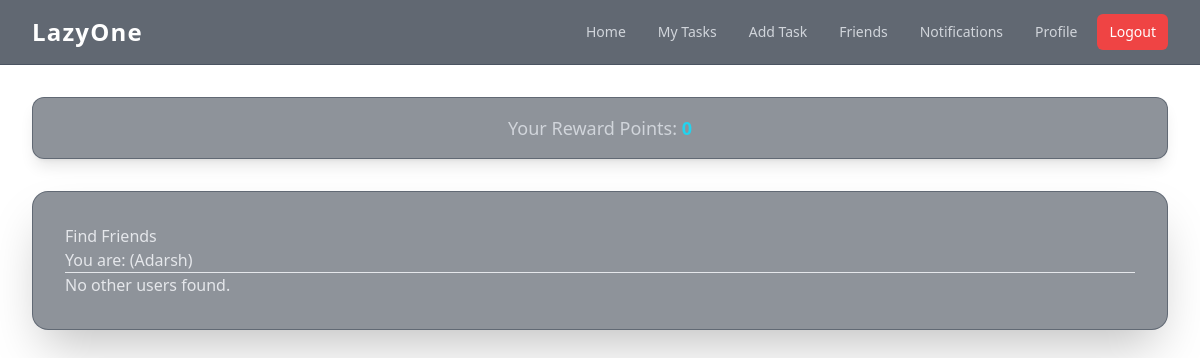
Page /users/ (signed in) on the earlier database version.
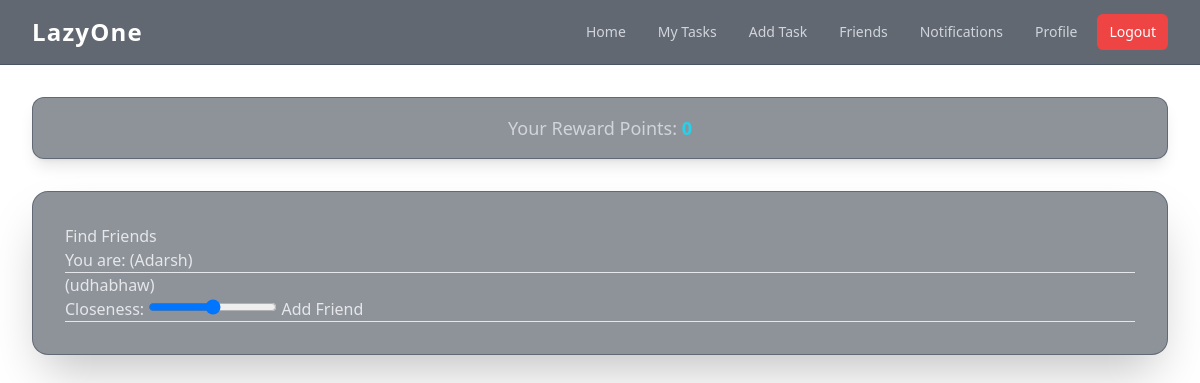
Same page on the later database version.
### basic/models.py (models this page shows, shortened)
class UserProfile(models.Model):
    user = models.OneToOneField(User, on_delete=models.CASCADE)
    bio = models.CharField(max_length=300,blank=True)
    first_name = models.CharField(max_length=50, blank=True)
    last_name = models.CharField(max_length=50, blank=True)
    college = models.CharField(max_length=100, blank=True)
    room_no = models.CharField(max_length=20, blank=True)
    major = models.CharField(max_length=100, blank=True)
    hostel = models.CharField(max_length=100, blank=True)
    roll_no = models.CharField(max_length=100, blank=True)
    batch = models.IntegerField(default=2029)
    friends = models.ManyToManyField('self', blank=True)
    rewards = models.IntegerField(default=1500)
    phone_number = models.CharField(max_length=20, blank=True)
    is_phone_verified = models.BooleanField(default=False)
    instagram_username = models.CharField(max_length=100, blank=True)
    is_instagram_verified = models.BooleanField(default=False)
    firebase_uid = models.CharField(max_length=128, blank=True, null=True, unique=True)

### basic/views.py (the view)
# urls.py: path('users/', views.user_list, name='user_list'),
@login_required(login_url='/login')
def user_list(request):
    user_profile = get_object_or_404(UserProfile, user=request.user)
    current_friends = user_profile.friends.all().values_list('user__id', flat=True)
    sent_requests = FriendRequest.objects.filter(from_user=request.user).values_list('to_user_id', flat=True)
    received_requests = FriendRequest.objects.filter(to_user=request.user).values_list('from_user_id', flat=True)
    exclude_ids = set(current_friends) | set(sent_requests) | set(received_requests)
    exclude_ids.add(request.user.id)
    users = UserProfile.objects.exclude(user__id__in=exclude_ids)
    return render(request, 'user_list.html', {'users': users})

### basic/context_processors.py (called while the page is built)
def firebase_keys(request):
    return {
        'FIREBASE_API_KEY': settings.FIREBASE_API_KEY,
        'FIREBASE_AUTH_DOMAIN': settings.FIREBASE_AUTH_DOMAIN,
        'FIREBASE_PROJECT_ID': settings.FIREBASE_PROJECT_ID,
        'FIREBASE_STORAGE_BUCKET': settings.FIREBASE_STORAGE_BUCKET,
        'FIREBASE_MESSAGING_SENDER_ID': settings.FIREBASE_MESSAGING_SENDER_ID,
        'FIREBASE_APP_ID': settings.FIREBASE_APP_ID,
    }

### basic/templates/user_list.html (shortened to what this page needs)
{% extends 'base.html' %}
{% block content %}
    <h2>Find Friends</h2>
    <p>You are: {{ request.user.first_name }} {{ request.user.last_name }} ({{ request.user.username|cut:"@gmail.com" }})</p>
    <hr>
    {% for profile in users %}
        <div>
            <p>{{ profile.user.first_name }} {{ profile.user.last_name }} ({{ profile.user.username|cut:"@gmail.com" }})</p>
            <form action="{% url 'send_friend_request' profile.user.id %}" method="post">
                <label for="closeness-{{ profile.user.id }}">Closeness:</label>
                <input type="range" id="closeness-{{ profile.user.id }}" name="closeness" min="0" max="100" value="50">
                <button type="submit">Add Friend</button>
            </form>
            <hr>
        </div>
    {% empty %}
        <p>No other users found.</p>
    {% endfor %}
{% endblock %}

Differences in the rows shown:
added UserProfile: user.username "udhabhaw"
Other differences:
text no longer shown: "No other users found."
